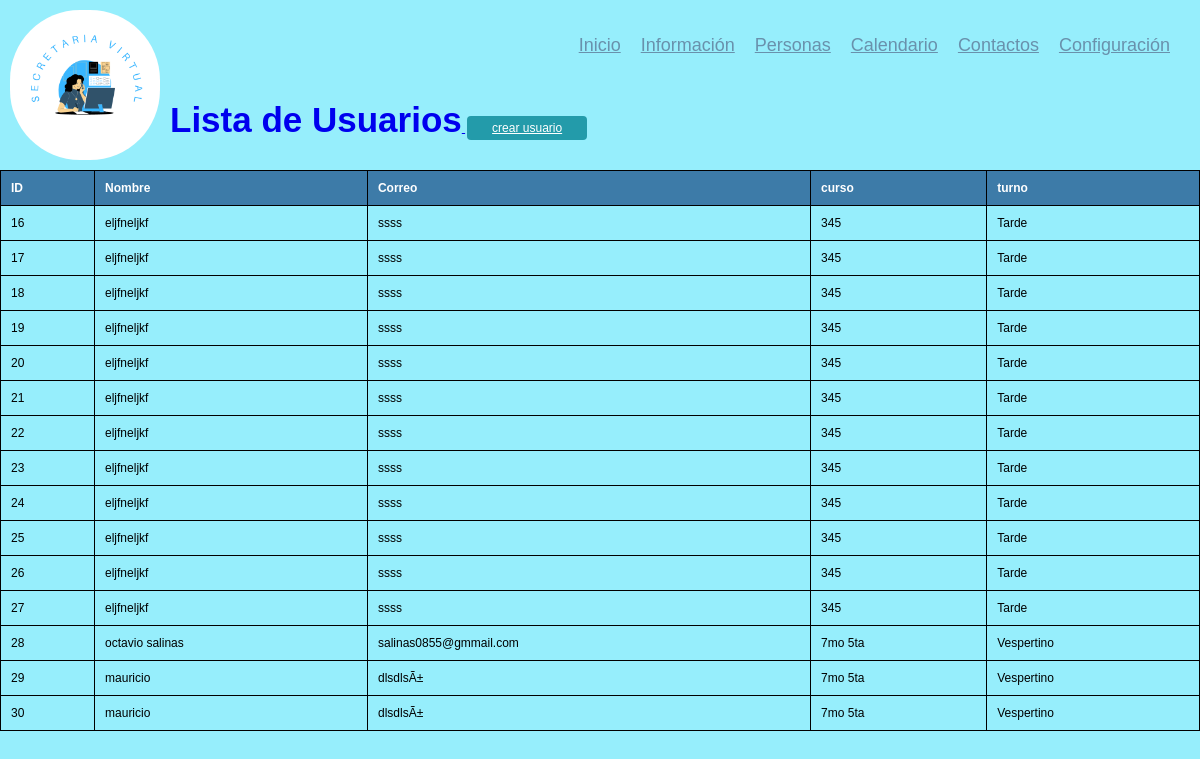
The page /traer_registro/registro/list_usuario.php on the database its author committed.
### tables this page shows
CREATE TABLE `alumnos` (
  `id` int(11) NOT NULL,
  `nombre` varchar(20) NOT NULL,
  `correo` varchar(50) NOT NULL,
  `telefono` int(15) NOT NULL,
  `direccion` varchar(20) NOT NULL,
  `DNI` int(15) NOT NULL,
  `nacimiento` date NOT NULL,
  `curso` text NOT NULL,
  `turno` varchar(11) NOT NULL,
  `idturnos` int(50) UNSIGNED DEFAULT NULL
);

CREATE TABLE `turno` (
  `idturnos` int(50) NOT NULL,
  `turno` varchar(50) NOT NULL
);

### traer_registro/registro/list_usuario.php (the view, shortened to what this page needs)
<?php
 include('../../home/registro/Proyecto-main/Registro/conexion.php');
 ?>
 <!DOCTYPE html>
<html>
<head>
	<link rel="stylesheet" type="text/css" href="estilo.css">
</head>
<body>
	<div class="CONTENEDOR">
	<?php
	require('../../home/inicio 2.0/header.php')
	 ?>
	<section id="container">
		<h1>Lista de Usuarios</h1>
		<a href="../../home/registro/Proyecto-main/Registro/grt.html" class="href">crear usuario</a>
		<table>
			<tr>
				<th>ID</th>
				<th>Nombre</th>
				<th>Correo</th>
				<th>curso</th>
				<th>turno</th>
			</tr>
		<?php
			$query= mysqli_query( $con,"SELECT a.id, a.nombre, a.correo, a.curso, t.turno FROM `alumnos` a INNER JOIN turno t ON a.turno = t.idturnos");
			$result = mysqli_num_rows($query);
			if ($result > 0) {
				while ($data= mysqli_fetch_array($query)) {
				?>
			<tr>
				<td><?php echo $data["id"]; ?></td>
				<td><?php echo $data["nombre"]; ?></td>
				<td><?php echo $data["correo"]; ?></td>
				<td><?php echo $data["curso"]; ?></td>
				<td><?php echo $data["turno"]; ?></td>
			</tr>
		<?php
				}
			}
		 ?>
		</table>
	</section>
	</div>
</body>
</html>

### home/inicio 2.0/header.php (shortened to what this page needs)
<!DOCTYPE html>
<html>
<head>
  <link rel="stylesheet" href="https://maxcdn.bootstrapcdn.com/font-awesome/4.7.0/css/font-awesome.min.css">
</head>
<body>
<header>
        <div id="header-inner">
          <a href="#" id="logo">
            <img src="imagenes/Logo.webp" alt="">
          </a>
          <nav>
            <ul>
              <li>
                <a href="index.html" class="current">
                  Inicio
                </a>
              </li>
              <li>
                <a href="#Información">
                  Información
                </a>
              </li>
              <li>
                <a href="#Personas">
                  Personas
                </a>
              </li>
              <li>
                <a href="calendario/Fullcalendar/index.php">
                  Calendario
                </a>
              </li>
              <li>
                <a href="#Contactos">
                  Contactos
                </a>
              </li>
              <li>
                <a href="#Configuración">
                  Configuración
              </li>
            </ul>
          </nav>
        </div>
      </header>
</body>
</html>

### traer_registro/registro/estilo.css (style rules this page uses)
body { background: #96EEFC; font-size: 12px; }
div { display: block; }
.CONTENEDOR { max-width: 1200px; margin: 0 auto; }
#container h1 { font-size: 35px; display: inline-block; }
.href { display: inline-block; background: #239baa; color: #FFF; padding: 5px 25px; border-radius: 4px; margin: 2px; }
table { border-collapse: collapse; font-size: 12px; font-family: 'arial'; width: 100%; border: black 1px solid; }
table th { text-align: left; padding: 10px; background: #3d7ba8; color: #FFF; border: black 1px solid; }
table td { padding: 10px; border: black 1px solid; }

### home/inicio 2.0/header.php (style rules this page uses)
* { margin: 0; padding: 0; border: 0; }
body { font-family: sans-serif; }
header { width: 100%; height: 100px; top: 0; left: 0; background: #96EEFC; }
header #logo img { margin: 10px; float: left; width: 150px; border-radius: 70PX; }
nav { float: right; padding: 25px 20px 0px 0px; }
ul { list-style: none; }
nav ul li { font-size: 150%; display: inline-block; float: left; padding: 10px; }
nav ul li a { color: #6991AC; }

### rows shown on the page
alumnos: id "16", nombre "eljfneljkf", correo "ssss", curso "345", turno.turno "Tarde"
alumnos: id "17", nombre "eljfneljkf", correo "ssss", curso "345", turno.turno "Tarde"
alumnos: id "18", nombre "eljfneljkf", correo "ssss", curso "345", turno.turno "Tarde"
alumnos: id "19", nombre "eljfneljkf", correo "ssss", curso "345", turno.turno "Tarde"
alumnos: id "20", nombre "eljfneljkf", correo "ssss", curso "345", turno.turno "Tarde"
alumnos: id "21", nombre "eljfneljkf", correo "ssss", curso "345", turno.turno "Tarde"
alumnos: id "22", nombre "eljfneljkf", correo "ssss", curso "345", turno.turno "Tarde"
alumnos: id "23", nombre "eljfneljkf", correo "ssss", curso "345", turno.turno "Tarde"
alumnos: id "24", nombre "eljfneljkf", correo "ssss", curso "345", turno.turno "Tarde"
alumnos: id "25", nombre "eljfneljkf", correo "ssss", curso "345", turno.turno "Tarde"
alumnos: id "26", nombre "eljfneljkf", correo "ssss", curso "345", turno.turno "Tarde"
alumnos: id "27", nombre "eljfneljkf", correo "ssss", curso "345", turno.turno "Tarde"
alumnos: id "28", nombre "octavio salinas", correo "salinas0855@gmmail.com", curso "7mo 5ta", turno.turno "Vespertino"
alumnos: id "29", nombre "mauricio", correo "dlsdlsÃ±", curso "7mo 5ta", turno.turno "Vespertino"
alumnos: id "30", nombre "mauricio", correo "dlsdlsÃ±", curso "7mo 5ta", turno.turno "Vespertino"
